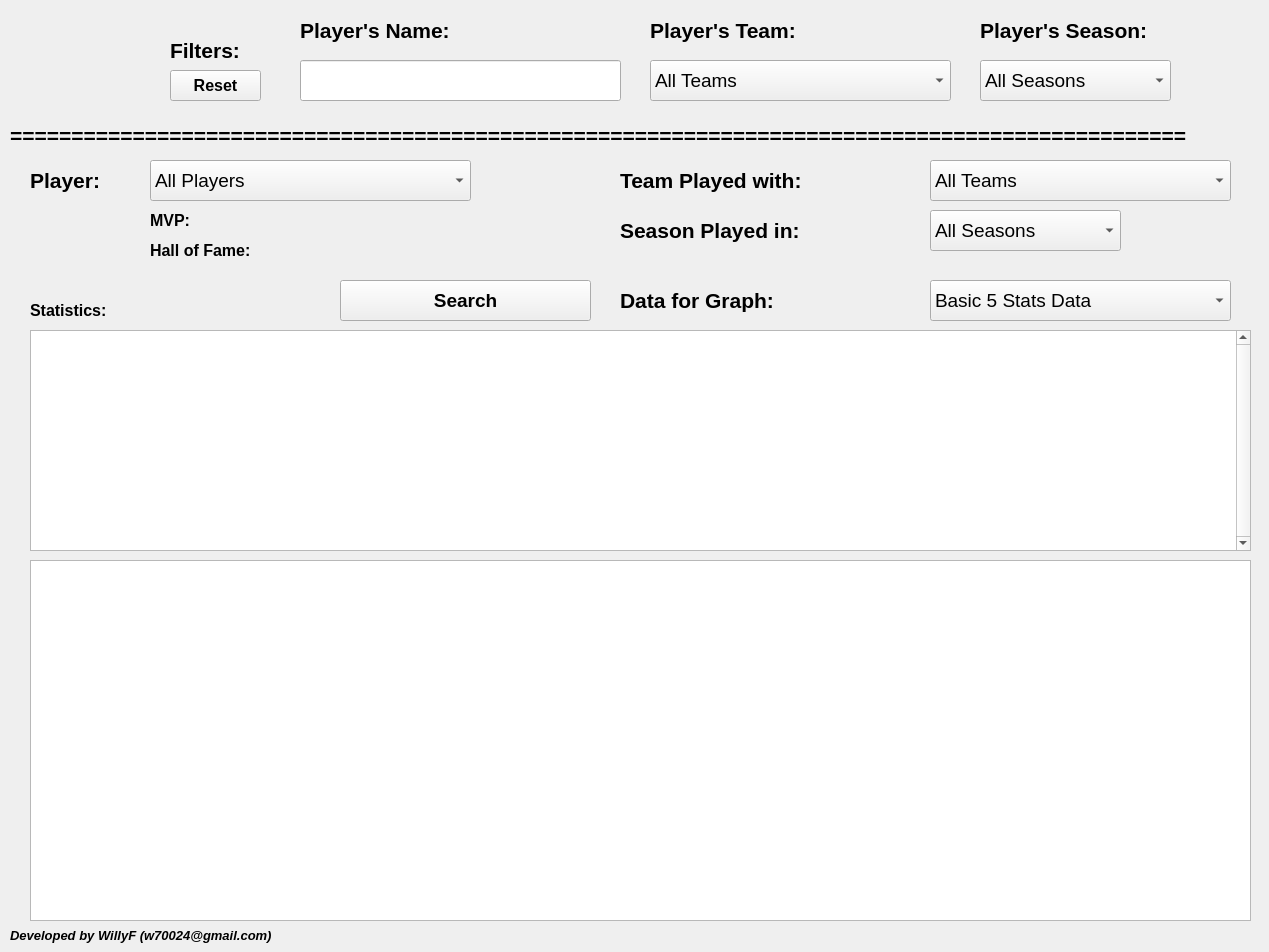
<?xml version="1.0" encoding="UTF-8"?>
<ui version="4.0">
 <class>NBA_Player_Stats</class>
 <widget class="QWidget" name="NBA_Player_Stats">
  <property name="geometry">
   <rect>
    <x>0</x>
    <y>0</y>
    <width>1269</width>
    <height>952</height>
   </rect>
  </property>
  <property name="windowTitle">
   <string>NBA Player Statistics (from 1996-97 to 2022-23)</string>
  </property>
  <widget class="QPushButton" name="Reset_Button">
   <property name="enabled">
    <bool>true</bool>
   </property>
   <property name="geometry">
    <rect>
     <x>170</x>
     <y>70</y>
     <width>91</width>
     <height>31</height>
    </rect>
   </property>
   <property name="font">
    <font>
     <family>Arial</family>
     <pointsize>12</pointsize>
     <weight>75</weight>
     <bold>true</bold>
    </font>
   </property>
   <property name="text">
    <string>Reset</string>
   </property>
  </widget>
  <widget class="QLabel" name="List_Label">
   <property name="geometry">
    <rect>
     <x>30</x>
     <y>160</y>
     <width>301</width>
     <height>41</height>
    </rect>
   </property>
   <property name="font">
    <font>
     <family>Arial</family>
     <pointsize>16</pointsize>
     <weight>75</weight>
     <bold>true</bold>
    </font>
   </property>
   <property name="text">
    <string>Player:</string>
   </property>
   <property name="alignment">
    <set>Qt::AlignJustify|Qt::AlignVCenter</set>
   </property>
  </widget>
  <widget class="QLabel" name="WillyF_Label">
   <property name="geometry">
    <rect>
     <x>10</x>
     <y>920</y>
     <width>521</width>
     <height>31</height>
    </rect>
   </property>
   <property name="font">
    <font>
     <family>Arial</family>
     <pointsize>10</pointsize>
     <weight>75</weight>
     <italic>true</italic>
     <bold>true</bold>
    </font>
   </property>
   <property name="text">
    <string>Developed by WillyF (w70024@gmail.com)</string>
   </property>
   <property name="alignment">
    <set>Qt::AlignJustify|Qt::AlignVCenter</set>
   </property>
  </widget>
  <widget class="QLabel" name="Pic_Label">
   <property name="geometry">
    <rect>
     <x>20</x>
     <y>30</y>
     <width>121</width>
     <height>71</height>
    </rect>
   </property>
   <property name="font">
    <font>
     <family>Arial</family>
     <pointsize>16</pointsize>
     <weight>75</weight>
     <bold>true</bold>
    </font>
   </property>
   <property name="frameShape">
    <enum>QFrame::NoFrame</enum>
   </property>
   <property name="text">
    <string/>
   </property>
   <property name="pixmap">
    <pixmap>nba_logo.png</pixmap>
   </property>
   <property name="scaledContents">
    <bool>true</bool>
   </property>
   <property name="alignment">
    <set>Qt::AlignCenter</set>
   </property>
  </widget>
  <widget class="QComboBox" name="Player_ComboBox">
   <property name="geometry">
    <rect>
     <x>150</x>
     <y>160</y>
     <width>321</width>
     <height>41</height>
    </rect>
   </property>
   <property name="font">
    <font>
     <family>Arial</family>
     <pointsize>14</pointsize>
    </font>
   </property>
   <property name="currentText">
    <string>All Players</string>
   </property>
   <property name="maxVisibleItems">
    <number>15</number>
   </property>
   <item>
    <property name="text">
     <string>All Players</string>
    </property>
   </item>
  </widget>
  <widget class="QTableWidget" name="Info_Table">
   <property name="geometry">
    <rect>
     <x>30</x>
     <y>330</y>
     <width>1221</width>
     <height>221</height>
    </rect>
   </property>
   <property name="font">
    <font>
     <family>Arial</family>
     <pointsize>10</pointsize>
    </font>
   </property>
   <property name="verticalScrollBarPolicy">
    <enum>Qt::ScrollBarAlwaysOn</enum>
   </property>
   <property name="alternatingRowColors">
    <bool>false</bool>
   </property>
  </widget>
  <widget class="QLabel" name="label_4">
   <property name="geometry">
    <rect>
     <x>30</x>
     <y>290</y>
     <width>411</width>
     <height>41</height>
    </rect>
   </property>
   <property name="font">
    <font>
     <family>Arial</family>
     <pointsize>12</pointsize>
     <weight>75</weight>
     <bold>true</bold>
    </font>
   </property>
   <property name="text">
    <string>Statistics:</string>
   </property>
   <property name="textFormat">
    <enum>Qt::MarkdownText</enum>
   </property>
   <property name="alignment">
    <set>Qt::AlignLeading|Qt::AlignLeft|Qt::AlignVCenter</set>
   </property>
  </widget>
  <widget class="QPushButton" name="Search_Button">
   <property name="enabled">
    <bool>true</bool>
   </property>
   <property name="geometry">
    <rect>
     <x>340</x>
     <y>280</y>
     <width>251</width>
     <height>41</height>
    </rect>
   </property>
   <property name="font">
    <font>
     <family>Arial</family>
     <pointsize>14</pointsize>
     <weight>75</weight>
     <bold>true</bold>
    </font>
   </property>
   <property name="text">
    <string>Search</string>
   </property>
  </widget>
  <widget class="QComboBox" name="Team_Filter_ComboBox">
   <property name="geometry">
    <rect>
     <x>650</x>
     <y>60</y>
     <width>301</width>
     <height>41</height>
    </rect>
   </property>
   <property name="font">
    <font>
     <family>Arial</family>
     <pointsize>14</pointsize>
    </font>
   </property>
   <property name="currentText">
    <string>All Teams</string>
   </property>
   <property name="maxVisibleItems">
    <number>15</number>
   </property>
   <item>
    <property name="text">
     <string>All Teams</string>
    </property>
   </item>
  </widget>
  <widget class="QLabel" name="List_Label_3">
   <property name="geometry">
    <rect>
     <x>650</x>
     <y>10</y>
     <width>301</width>
     <height>41</height>
    </rect>
   </property>
   <property name="font">
    <font>
     <family>Arial</family>
     <pointsize>16</pointsize>
     <weight>75</weight>
     <bold>true</bold>
    </font>
   </property>
   <property name="text">
    <string>Player's Team:</string>
   </property>
   <property name="alignment">
    <set>Qt::AlignJustify|Qt::AlignVCenter</set>
   </property>
  </widget>
  <widget class="QLineEdit" name="KeyWord_Text">
   <property name="geometry">
    <rect>
     <x>300</x>
     <y>60</y>
     <width>321</width>
     <height>41</height>
    </rect>
   </property>
   <property name="font">
    <font>
     <family>Arial</family>
     <pointsize>16</pointsize>
    </font>
   </property>
   <property name="echoMode">
    <enum>QLineEdit::Normal</enum>
   </property>
   <property name="alignment">
    <set>Qt::AlignCenter</set>
   </property>
   <property name="readOnly">
    <bool>false</bool>
   </property>
  </widget>
  <widget class="QLabel" name="label_5">
   <property name="geometry">
    <rect>
     <x>300</x>
     <y>10</y>
     <width>341</width>
     <height>41</height>
    </rect>
   </property>
   <property name="font">
    <font>
     <family>Arial</family>
     <pointsize>16</pointsize>
     <weight>75</weight>
     <bold>true</bold>
    </font>
   </property>
   <property name="text">
    <string>Player's Name: </string>
   </property>
   <property name="alignment">
    <set>Qt::AlignJustify|Qt::AlignVCenter</set>
   </property>
  </widget>
  <widget class="QLabel" name="List_Label_2">
   <property name="geometry">
    <rect>
     <x>980</x>
     <y>10</y>
     <width>251</width>
     <height>41</height>
    </rect>
   </property>
   <property name="font">
    <font>
     <family>Arial</family>
     <pointsize>16</pointsize>
     <weight>75</weight>
     <bold>true</bold>
    </font>
   </property>
   <property name="text">
    <string>Player's Season:</string>
   </property>
   <property name="alignment">
    <set>Qt::AlignJustify|Qt::AlignVCenter</set>
   </property>
  </widget>
  <widget class="QComboBox" name="Season_Filter_ComboBox">
   <property name="geometry">
    <rect>
     <x>980</x>
     <y>60</y>
     <width>191</width>
     <height>41</height>
    </rect>
   </property>
   <property name="font">
    <font>
     <family>Arial</family>
     <pointsize>14</pointsize>
    </font>
   </property>
   <property name="currentText">
    <string>All Seasons</string>
   </property>
   <property name="maxVisibleItems">
    <number>15</number>
   </property>
   <item>
    <property name="text">
     <string>All Seasons</string>
    </property>
   </item>
  </widget>
  <widget class="QLabel" name="label_9">
   <property name="geometry">
    <rect>
     <x>10</x>
     <y>120</y>
     <width>1251</width>
     <height>31</height>
    </rect>
   </property>
   <property name="font">
    <font>
     <family>Arial</family>
     <pointsize>16</pointsize>
     <weight>75</weight>
     <bold>true</bold>
    </font>
   </property>
   <property name="text">
    <string>================================================================================================</string>
   </property>
   <property name="alignment">
    <set>Qt::AlignJustify|Qt::AlignVCenter</set>
   </property>
  </widget>
  <widget class="QLabel" name="label_10">
   <property name="geometry">
    <rect>
     <x>170</x>
     <y>20</y>
     <width>151</width>
     <height>61</height>
    </rect>
   </property>
   <property name="font">
    <font>
     <family>Arial</family>
     <pointsize>16</pointsize>
     <weight>75</weight>
     <bold>true</bold>
    </font>
   </property>
   <property name="text">
    <string>Filters: </string>
   </property>
   <property name="alignment">
    <set>Qt::AlignJustify|Qt::AlignVCenter</set>
   </property>
  </widget>
  <widget class="QLabel" name="label_6">
   <property name="geometry">
    <rect>
     <x>150</x>
     <y>230</y>
     <width>321</width>
     <height>41</height>
    </rect>
   </property>
   <property name="font">
    <font>
     <family>Arial</family>
     <pointsize>12</pointsize>
     <weight>75</weight>
     <bold>true</bold>
    </font>
   </property>
   <property name="text">
    <string>Hall of Fame:</string>
   </property>
   <property name="textFormat">
    <enum>Qt::MarkdownText</enum>
   </property>
   <property name="alignment">
    <set>Qt::AlignLeading|Qt::AlignLeft|Qt::AlignVCenter</set>
   </property>
  </widget>
  <widget class="QLabel" name="label_7">
   <property name="geometry">
    <rect>
     <x>150</x>
     <y>200</y>
     <width>321</width>
     <height>41</height>
    </rect>
   </property>
   <property name="font">
    <font>
     <family>Arial</family>
     <pointsize>12</pointsize>
     <weight>75</weight>
     <bold>true</bold>
    </font>
   </property>
   <property name="text">
    <string>MVP:</string>
   </property>
   <property name="textFormat">
    <enum>Qt::MarkdownText</enum>
   </property>
   <property name="alignment">
    <set>Qt::AlignLeading|Qt::AlignLeft|Qt::AlignVCenter</set>
   </property>
  </widget>
  <widget class="QLabel" name="BHOF_Label">
   <property name="geometry">
    <rect>
     <x>290</x>
     <y>230</y>
     <width>181</width>
     <height>41</height>
    </rect>
   </property>
   <property name="font">
    <font>
     <family>Arial</family>
     <pointsize>12</pointsize>
     <weight>75</weight>
     <bold>true</bold>
    </font>
   </property>
   <property name="text">
    <string/>
   </property>
   <property name="textFormat">
    <enum>Qt::MarkdownText</enum>
   </property>
   <property name="alignment">
    <set>Qt::AlignLeading|Qt::AlignLeft|Qt::AlignVCenter</set>
   </property>
  </widget>
  <widget class="QLabel" name="MVP_Label">
   <property name="geometry">
    <rect>
     <x>220</x>
     <y>200</y>
     <width>501</width>
     <height>41</height>
    </rect>
   </property>
   <property name="font">
    <font>
     <family>Arial</family>
     <pointsize>12</pointsize>
     <weight>75</weight>
     <bold>true</bold>
    </font>
   </property>
   <property name="frameShape">
    <enum>QFrame::NoFrame</enum>
   </property>
   <property name="text">
    <string/>
   </property>
   <property name="textFormat">
    <enum>Qt::MarkdownText</enum>
   </property>
   <property name="alignment">
    <set>Qt::AlignLeading|Qt::AlignLeft|Qt::AlignVCenter</set>
   </property>
   <property name="wordWrap">
    <bool>true</bool>
   </property>
  </widget>
  <widget class="QLabel" name="List_Label_4">
   <property name="geometry">
    <rect>
     <x>620</x>
     <y>210</y>
     <width>331</width>
     <height>41</height>
    </rect>
   </property>
   <property name="font">
    <font>
     <family>Arial</family>
     <pointsize>16</pointsize>
     <weight>75</weight>
     <bold>true</bold>
    </font>
   </property>
   <property name="text">
    <string>Season Played in:</string>
   </property>
   <property name="alignment">
    <set>Qt::AlignJustify|Qt::AlignVCenter</set>
   </property>
  </widget>
  <widget class="QLabel" name="List_Label_5">
   <property name="geometry">
    <rect>
     <x>620</x>
     <y>160</y>
     <width>331</width>
     <height>41</height>
    </rect>
   </property>
   <property name="font">
    <font>
     <family>Arial</family>
     <pointsize>16</pointsize>
     <weight>75</weight>
     <bold>true</bold>
    </font>
   </property>
   <property name="text">
    <string>Team Played with:</string>
   </property>
   <property name="alignment">
    <set>Qt::AlignJustify|Qt::AlignVCenter</set>
   </property>
  </widget>
  <widget class="QComboBox" name="Season_ComboBox">
   <property name="geometry">
    <rect>
     <x>930</x>
     <y>210</y>
     <width>191</width>
     <height>41</height>
    </rect>
   </property>
   <property name="font">
    <font>
     <family>Arial</family>
     <pointsize>14</pointsize>
    </font>
   </property>
   <property name="currentText">
    <string>All Seasons</string>
   </property>
   <property name="maxVisibleItems">
    <number>15</number>
   </property>
   <item>
    <property name="text">
     <string>All Seasons</string>
    </property>
   </item>
  </widget>
  <widget class="QComboBox" name="Team_ComboBox">
   <property name="geometry">
    <rect>
     <x>930</x>
     <y>160</y>
     <width>301</width>
     <height>41</height>
    </rect>
   </property>
   <property name="font">
    <font>
     <family>Arial</family>
     <pointsize>14</pointsize>
    </font>
   </property>
   <property name="currentText">
    <string>All Teams</string>
   </property>
   <property name="maxVisibleItems">
    <number>15</number>
   </property>
   <item>
    <property name="text">
     <string>All Teams</string>
    </property>
   </item>
  </widget>
  <widget class="QTableWidget" name="Info_Table_2">
   <property name="geometry">
    <rect>
     <x>30</x>
     <y>560</y>
     <width>1221</width>
     <height>361</height>
    </rect>
   </property>
   <property name="font">
    <font>
     <family>Arial</family>
     <pointsize>10</pointsize>
    </font>
   </property>
   <property name="alternatingRowColors">
    <bool>false</bool>
   </property>
  </widget>
  <widget class="QComboBox" name="Graph_Data_Type">
   <property name="geometry">
    <rect>
     <x>930</x>
     <y>280</y>
     <width>301</width>
     <height>41</height>
    </rect>
   </property>
   <property name="font">
    <font>
     <family>Arial</family>
     <pointsize>14</pointsize>
    </font>
   </property>
   <property name="currentText">
    <string>Basic 5 Stats Data</string>
   </property>
   <property name="maxVisibleItems">
    <number>15</number>
   </property>
   <item>
    <property name="text">
     <string>Basic 5 Stats Data</string>
    </property>
   </item>
   <item>
    <property name="text">
     <string>Field Goal Percentage</string>
    </property>
   </item>
  </widget>
  <widget class="QLabel" name="List_Label_6">
   <property name="geometry">
    <rect>
     <x>620</x>
     <y>280</y>
     <width>331</width>
     <height>41</height>
    </rect>
   </property>
   <property name="font">
    <font>
     <family>Arial</family>
     <pointsize>16</pointsize>
     <weight>75</weight>
     <bold>true</bold>
    </font>
   </property>
   <property name="text">
    <string>Data for Graph:</string>
   </property>
   <property name="alignment">
    <set>Qt::AlignJustify|Qt::AlignVCenter</set>
   </property>
  </widget>
  <zorder>label_6</zorder>
  <zorder>BHOF_Label</zorder>
  <zorder>label_5</zorder>
  <zorder>List_Label_3</zorder>
  <zorder>List_Label</zorder>
  <zorder>List_Label_2</zorder>
  <zorder>Pic_Label</zorder>
  <zorder>WillyF_Label</zorder>
  <zorder>Reset_Button</zorder>
  <zorder>Info_Table</zorder>
  <zorder>label_4</zorder>
  <zorder>Search_Button</zorder>
  <zorder>KeyWord_Text</zorder>
  <zorder>Team_Filter_ComboBox</zorder>
  <zorder>Season_Filter_ComboBox</zorder>
  <zorder>Player_ComboBox</zorder>
  <zorder>label_9</zorder>
  <zorder>label_10</zorder>
  <zorder>label_7</zorder>
  <zorder>MVP_Label</zorder>
  <zorder>List_Label_4</zorder>
  <zorder>List_Label_5</zorder>
  <zorder>Season_ComboBox</zorder>
  <zorder>Team_ComboBox</zorder>
  <zorder>Info_Table_2</zorder>
  <zorder>Graph_Data_Type</zorder>
  <zorder>List_Label_6</zorder>
 </widget>
 <resources/>
 <connections/>
</ui>
